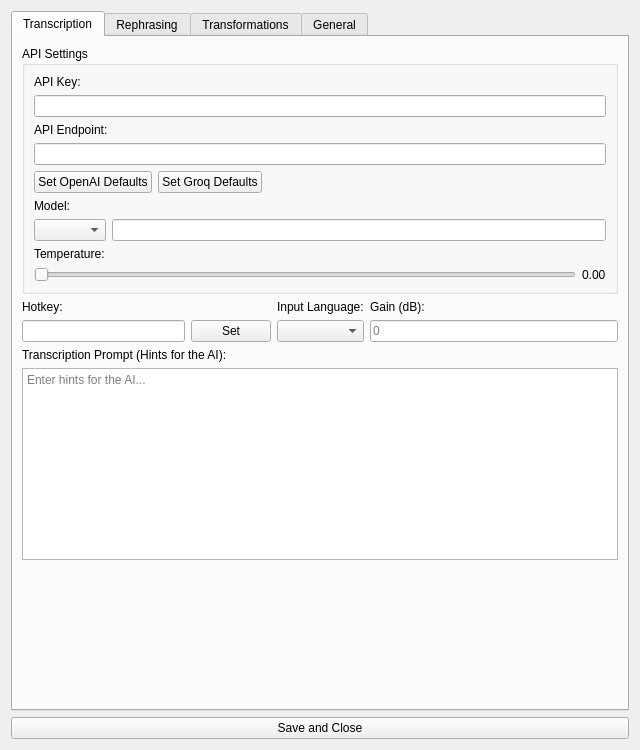
<?xml version="1.0" encoding="UTF-8"?>
<ui version="4.0">
 <class>WhisperTyperApp</class>
 <widget class="QWidget" name="WhisperTyperApp">
  <property name="geometry">
   <rect>
    <x>0</x>
    <y>0</y>
    <width>640</width>
    <height>750</height>
   </rect>
  </property>
  <property name="windowTitle">
   <string>WhisperTyper - Settings</string>
  </property>
  <layout class="QVBoxLayout" name="main_layout">
   <item>
    <widget class="QTabWidget" name="tabs">
     <property name="currentIndex">
      <number>0</number>
     </property>
     <widget class="QWidget" name="transcription_tab">
      <attribute name="title">
       <string>Transcription</string>
      </attribute>
      <layout class="QVBoxLayout" name="transcription_layout">
       <item>
        <widget class="QGroupBox" name="transcription_api_group">
         <property name="title">
          <string>API Settings</string>
         </property>
         <layout class="QVBoxLayout" name="api_settings_layout">
          <item>
           <widget class="QLabel" name="api_key_label">
            <property name="text">
             <string>API Key:</string>
            </property>
           </widget>
          </item>
          <item>
           <widget class="QLineEdit" name="api_key_input">
            <property name="echoMode">
             <enum>QLineEdit::Password</enum>
            </property>
           </widget>
          </item>
          <item>
           <widget class="QLabel" name="api_endpoint_label">
            <property name="text">
             <string>API Endpoint:</string>
            </property>
           </widget>
          </item>
          <item>
           <widget class="QLineEdit" name="api_endpoint_input"/>
          </item>
          <item>
           <layout class="QHBoxLayout" name="api_button_layout">
            <item>
             <widget class="QPushButton" name="openai_button">
              <property name="text">
               <string>Set OpenAI Defaults</string>
              </property>
             </widget>
            </item>
            <item>
             <widget class="QPushButton" name="groq_button">
              <property name="text">
               <string>Set Groq Defaults</string>
              </property>
             </widget>
            </item>
            <item>
             <spacer name="horizontalSpacer">
              <property name="orientation">
               <enum>Qt::Horizontal</enum>
              </property>
              <property name="sizeHint" stdset="0">
               <size>
                <width>40</width>
                <height>20</height>
               </size>
              </property>
             </spacer>
            </item>
           </layout>
          </item>
          <item>
           <widget class="QLabel" name="model_label">
            <property name="text">
             <string>Model:</string>
            </property>
           </widget>
          </item>
          <item>
           <layout class="QHBoxLayout" name="model_layout">
            <item>
             <widget class="QComboBox" name="model_dropdown"/>
            </item>
            <item>
             <widget class="QLineEdit" name="model_input"/>
            </item>
           </layout>
          </item>
          <item>
           <widget class="QLabel" name="transcription_temp_label_title">
            <property name="text">
             <string>Temperature:</string>
            </property>
           </widget>
          </item>
          <item>
           <layout class="QHBoxLayout" name="temp_layout">
            <item>
             <widget class="QSlider" name="transcription_temp_slider">
              <property name="orientation">
               <enum>Qt::Horizontal</enum>
              </property>
             </widget>
            </item>
            <item>
             <widget class="QLabel" name="transcription_temp_label">
              <property name="text">
               <string>0.00</string>
              </property>
             </widget>
            </item>
           </layout>
          </item>
         </layout>
        </widget>
       </item>
       <item>
        <layout class="QHBoxLayout" name="controls_layout">
         <item>
          <layout class="QVBoxLayout" name="hotkey_v_layout">
           <item>
            <widget class="QLabel" name="hotkey_label">
             <property name="text">
              <string>Hotkey:</string>
             </property>
            </widget>
           </item>
           <item>
            <layout class="QHBoxLayout" name="hotkey_h_layout">
             <item>
              <widget class="QLineEdit" name="hotkey_display">
               <property name="readOnly">
                <bool>true</bool>
               </property>
              </widget>
             </item>
             <item>
              <widget class="QPushButton" name="set_hotkey_button">
               <property name="text">
                <string>Set</string>
               </property>
              </widget>
             </item>
            </layout>
           </item>
          </layout>
         </item>
         <item>
          <layout class="QVBoxLayout" name="lang_v_layout">
           <item>
            <widget class="QLabel" name="input_language_label">
             <property name="text">
              <string>Input Language:</string>
             </property>
            </widget>
           </item>
           <item>
            <widget class="QComboBox" name="language_input"/>
           </item>
          </layout>
         </item>
         <item>
          <layout class="QVBoxLayout" name="gain_v_layout">
           <item>
            <widget class="QLabel" name="gain_label">
             <property name="text">
              <string>Gain (dB):</string>
             </property>
            </widget>
           </item>
           <item>
            <widget class="QLineEdit" name="gain_input">
             <property name="placeholderText">
              <string>0</string>
             </property>
            </widget>
           </item>
          </layout>
         </item>
        </layout>
       </item>
       <item>
        <widget class="QLabel" name="transcription_prompt_label">
         <property name="text">
          <string>Transcription Prompt (Hints for the AI):</string>
         </property>
        </widget>
       </item>
       <item>
        <widget class="QTextEdit" name="prompt_input">
         <property name="placeholderText">
          <string>Enter hints for the AI...</string>
         </property>
        </widget>
       </item>
       <item>
        <widget class="QLabel" name="prompt_token_label">
         <property name="styleSheet">
          <string>color: #555;</string>
         </property>
         <property name="text">
          <string/>
         </property>
        </widget>
       </item>
       <item>
        <spacer name="verticalSpacer">
         <property name="orientation">
          <enum>Qt::Vertical</enum>
         </property>
         <property name="sizeHint" stdset="0">
          <size>
           <width>20</width>
           <height>40</height>
          </size>
         </property>
        </spacer>
       </item>
      </layout>
     </widget>
     <widget class="QWidget" name="rephrasing_tab">
      <attribute name="title">
       <string>Rephrasing</string>
      </attribute>
      <layout class="QVBoxLayout" name="rephrasing_layout">
       <property name="spacing">
        <number>10</number>
       </property>
       <item>
        <widget class="QGroupBox" name="liveprompt_group">
         <property name="styleSheet">
          <string>
            QGroupBox {
                border: 1px solid #444;
                border-radius: 5px;
                margin-top: 1ex;
            }
            QGroupBox::title {
                subcontrol-origin: margin;
                subcontrol-position: top left;
                padding: 0 3px;
                border-radius: 3px;
            }
        </string>
         </property>
         <property name="title">
          <string>LivePrompting (via Trigger Words)</string>
         </property>
         <layout class="QVBoxLayout" name="liveprompt_layout">
          <item>
           <layout class="QHBoxLayout" name="horizontalLayout_2">
            <item>
             <widget class="QCheckBox" name="liveprompt_enabled_checkbox">
              <property name="text">
               <string>Enable LivePrompting</string>
              </property>
             </widget>
            </item>
            <item>
             <widget class="QPushButton" name="liveprompt_help_button">
              <property name="text">
               <string>?</string>
              </property>
              <property name="fixedSize">
               <size>
                <width>22</width>
                <height>22</height>
               </size>
              </property>
             </widget>
            </item>
            <item>
             <spacer name="horizontalSpacer_2">
              <property name="orientation">
               <enum>Qt::Horizontal</enum>
              </property>
              <property name="sizeHint" stdset="0">
               <size>
                <width>40</width>
                <height>20</height>
               </size>
              </property>
             </spacer>
            </item>
           </layout>
          </item>
          <item>
           <widget class="QLabel" name="liveprompt_trigger_label">
            <property name="text">
             <string>Trigger Words (comma-separated):</string>
            </property>
           </widget>
          </item>
          <item>
           <widget class="QLineEdit" name="liveprompt_trigger_words_input"/>
          </item>
          <item>
           <widget class="QLabel" name="liveprompt_system_prompt_label">
            <property name="text">
             <string>System Prompt:</string>
            </property>
           </widget>
          </item>
          <item>
           <widget class="QTextEdit" name="liveprompt_system_prompt_input"/>
          </item>
          <item>
           <widget class="QCheckBox" name="rephrase_context_checkbox">
            <property name="text">
             <string>Use selected text as context</string>
            </property>
           </widget>
          </item>
         </layout>
        </widget>
       </item>
       <item>
        <widget class="QGroupBox" name="generic_rephrase_group">
         <property name="styleSheet">
          <string>
            QGroupBox {
                border: 1px solid #444;
                border-radius: 5px;
                margin-top: 1ex;
            }
            QGroupBox::title {
                subcontrol-origin: margin;
                subcontrol-position: top left;
                padding: 0 3px;
                border-radius: 3px;
            }
        </string>
         </property>
         <property name="title">
          <string>Generic Rephrasing</string>
         </property>
         <layout class="QVBoxLayout" name="generic_rephrase_layout">
          <item>
           <widget class="QCheckBox" name="generic_rephrase_enabled_checkbox">
            <property name="text">
             <string>Enable Generic Rephrasing</string>
            </property>
           </widget>
          </item>
          <item>
           <widget class="QLabel" name="generic_rephrase_prompt_label">
            <property name="text">
             <string>Rephrasing Prompt:</string>
            </property>
           </widget>
          </item>
          <item>
           <widget class="QTextEdit" name="generic_rephrase_prompt_input"/>
          </item>
         </layout>
        </widget>
       </item>
       <item>
        <widget class="QGroupBox" name="shared_api_group">
         <property name="styleSheet">
          <string>
            QGroupBox {
                border: 1px solid #444;
                border-radius: 5px;
                margin-top: 1ex;
            }
            QGroupBox::title {
                subcontrol-origin: margin;
                subcontrol-position: top left;
                padding: 0 3px;
                border-radius: 3px;
            }
        </string>
         </property>
         <property name="title">
          <string>Shared API Settings (for all rephrasing features)</string>
         </property>
         <layout class="QVBoxLayout" name="shared_api_layout">
          <item>
           <widget class="QLabel" name="rephrasing_api_url_label">
            <property name="text">
             <string>API URL:</string>
            </property>
           </widget>
          </item>
          <item>
           <widget class="QLineEdit" name="rephrasing_api_url_input"/>
          </item>
          <item>
           <widget class="QLabel" name="rephrasing_api_key_label">
            <property name="text">
             <string>API Key (optional, uses transcription key if empty):</string>
            </property>
           </widget>
          </item>
          <item>
           <widget class="QLineEdit" name="rephrasing_api_key_input">
            <property name="echoMode">
             <enum>QLineEdit::Password</enum>
            </property>
           </widget>
          </item>
          <item>
           <widget class="QLabel" name="rephrasing_model_label">
            <property name="text">
             <string>Model:</string>
            </property>
           </widget>
          </item>
          <item>
           <widget class="QLineEdit" name="rephrasing_model_input"/>
          </item>
          <item>
           <widget class="QLabel" name="rephrasing_temp_label_title">
            <property name="text">
             <string>Temperature:</string>
            </property>
           </widget>
          </item>
          <item>
           <layout class="QHBoxLayout" name="rephrasing_temp_layout">
            <item>
             <widget class="QSlider" name="rephrasing_temp_slider">
              <property name="orientation">
               <enum>Qt::Horizontal</enum>
              </property>
             </widget>
            </item>
            <item>
             <widget class="QLabel" name="rephrasing_temp_label">
              <property name="text">
               <string>0.70</string>
              </property>
             </widget>
            </item>
           </layout>
          </item>
         </layout>
        </widget>
       </item>
       <item>
        <spacer name="verticalSpacer_2">
         <property name="orientation">
          <enum>Qt::Vertical</enum>
         </property>
         <property name="sizeHint" stdset="0">
          <size>
           <width>20</width>
           <height>40</height>
          </size>
         </property>
        </spacer>
       </item>
      </layout>
     </widget>
     <widget class="QWidget" name="post_rephrasing_tab">
      <attribute name="title">
       <string>Transformations</string>
      </attribute>
      <layout class="QVBoxLayout" name="pr_layout">
       <item>
        <widget class="QLabel" name="transformations_tab_description_label">
         <property name="text">
          <string>Description Text</string>
         </property>
         <property name="wordWrap">
          <bool>true</bool>
         </property>
         <property name="styleSheet">
          <string>margin-bottom: 10px; font-style: italic; color: #aaa;</string>
         </property>
        </widget>
       </item>
       <item>
        <widget class="QLabel" name="transformations_info_label">
         <property name="text">
          <string>Info Text</string>
         </property>
         <property name="wordWrap">
          <bool>true</bool>
         </property>
        </widget>
       </item>
       <item>
        <widget class="QSplitter" name="splitter">
         <property name="orientation">
          <enum>Qt::Horizontal</enum>
         </property>
         <widget class="QListWidget" name="post_rp_list_placeholder"/>
         <widget class="QWidget" name="post_rp_editor_container" native="true">
          <layout class="QVBoxLayout" name="editor_layout">
           <item>
            <widget class="QLabel" name="caption_label">
             <property name="text">
              <string>Caption:</string>
             </property>
            </widget>
           </item>
           <item>
            <widget class="QLineEdit" name="post_rp_caption_edit"/>
           </item>
           <item>
            <widget class="QLabel" name="text_label">
             <property name="text">
              <string>System Prompt:</string>
             </property>
            </widget>
           </item>
           <item>
            <widget class="QTextEdit" name="post_rp_text_edit"/>
           </item>
          </layout>
         </widget>
        </widget>
       </item>
       <item>
        <layout class="QHBoxLayout" name="btn_row">
         <item>
          <widget class="QPushButton" name="post_rp_add_btn">
           <property name="text">
            <string>Add</string>
           </property>
          </widget>
         </item>
         <item>
          <widget class="QPushButton" name="post_rp_remove_btn">
           <property name="text">
            <string>Remove</string>
           </property>
          </widget>
         </item>
         <item>
          <spacer name="horizontalSpacer_3">
           <property name="orientation">
            <enum>Qt::Horizontal</enum>
           </property>
           <property name="sizeHint" stdset="0">
            <size>
             <width>40</width>
             <height>20</height>
            </size>
           </property>
          </spacer>
         </item>
        </layout>
       </item>
       <item>
        <widget class="QGroupBox" name="pr_hotkey_group">
         <property name="title">
          <string>Post-Rephrase Hotkey</string>
         </property>
         <layout class="QVBoxLayout" name="pr_hotkey_layout">
          <item>
           <widget class="QLabel" name="pr_hotkey_label">
            <property name="text">
             <string>Hotkey:</string>
            </property>
           </widget>
          </item>
          <item>
           <layout class="QHBoxLayout" name="pr_hotkey_h_layout">
            <item>
             <widget class="QLineEdit" name="pr_hotkey_display">
              <property name="readOnly">
               <bool>true</bool>
              </property>
             </widget>
            </item>
            <item>
             <widget class="QPushButton" name="set_pr_hotkey_button">
              <property name="text">
               <string>Set</string>
              </property>
             </widget>
            </item>
           </layout>
          </item>
         </layout>
        </widget>
       </item>
      </layout>
     </widget>
     <widget class="QWidget" name="general_tab">
      <attribute name="title">
       <string>General</string>
      </attribute>
      <layout class="QVBoxLayout" name="general_layout">
       <item>
        <widget class="QLabel" name="ui_language_label">
         <property name="text">
          <string>UI Language:</string>
         </property>
        </widget>
       </item>
       <item>
        <widget class="QComboBox" name="ui_language_selector"/>
       </item>
       <item>
        <widget class="QCheckBox" name="restore_clipboard_checkbox">
         <property name="text">
          <string>Restore clipboard content after pasting</string>
         </property>
        </widget>
       </item>
       <item>
        <widget class="QCheckBox" name="debug_logging_checkbox">
         <property name="text">
          <string>Enable debug logging to console</string>
         </property>
        </widget>
       </item>
       <item>
        <widget class="QCheckBox" name="file_logging_checkbox">
         <property name="text">
          <string>Enable logging to file (WhisperTyper.log)</string>
         </property>
        </widget>
       </item>
       <item>
        <widget class="QPushButton" name="play_g_button">
         <property name="text">
          <string>Play Last Recording</string>
         </property>
        </widget>
       </item>
       <item>
        <spacer name="verticalSpacer_3">
         <property name="orientation">
          <enum>Qt::Vertical</enum>
         </property>
         <property name="sizeHint" stdset="0">
          <size>
           <width>20</width>
           <height>40</height>
          </size>
         </property>
        </spacer>
       </item>
      </layout>
     </widget>
    </widget>
   </item>
   <item>
    <widget class="QPushButton" name="save_button">
     <property name="text">
      <string>Save and Close</string>
     </property>
    </widget>
   </item>
  </layout>
  <action name="open_config_action">
   <property name="text">
    <string>Open Config File</string>
   </property>
  </action>
  <action name="exit_action">
   <property name="text">
    <string>Exit</string>
   </property>
  </action>
  <action name="about_action">
   <property name="text">
    <string>About</string>
   </property>
  </action>
  <action name="github_action">
   <property name="text">
    <string>GitHub Repository</string>
   </property>
  </action>
 </widget>
 <resources/>
 <connections/>
</ui>
